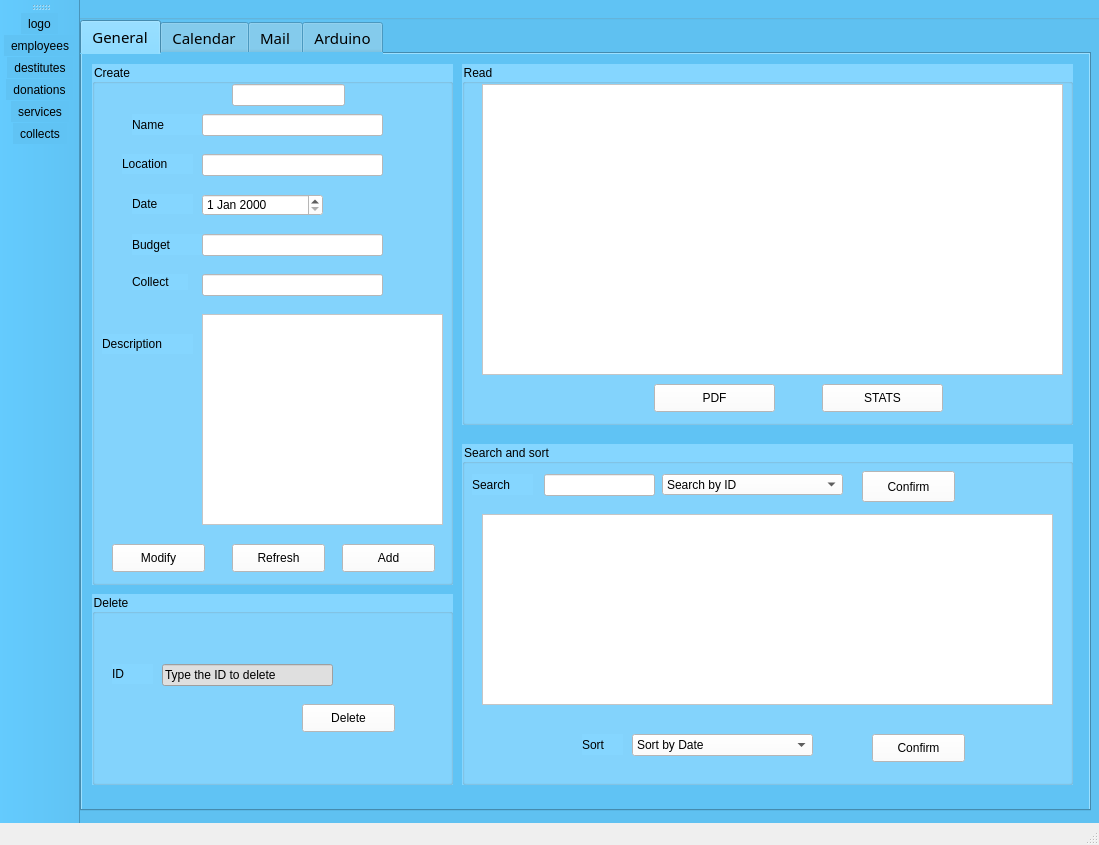
<?xml version="1.0" encoding="UTF-8"?>
<ui version="4.0">
 <class>CollectsMainWindow</class>
 <widget class="QMainWindow" name="CollectsMainWindow">
  <property name="geometry">
   <rect>
    <x>0</x>
    <y>0</y>
    <width>1099</width>
    <height>845</height>
   </rect>
  </property>
  <property name="windowTitle">
   <string>MainWindow</string>
  </property>
  <property name="styleSheet">
   <string notr="true"/>
  </property>
  <widget class="QWidget" name="centralwidget">
   <widget class="QGroupBox" name="groupBox">
    <property name="geometry">
     <rect>
      <x>-150</x>
      <y>0</y>
      <width>1181</width>
      <height>871</height>
     </rect>
    </property>
    <property name="autoFillBackground">
     <bool>false</bool>
    </property>
    <property name="styleSheet">
     <string notr="true">color: rgb(0, 0, 0);
background-color: rgb(96, 195, 244);</string>
    </property>
    <property name="title">
     <string>The APP</string>
    </property>
    <widget class="QTabWidget" name="tabWidget">
     <property name="geometry">
      <rect>
       <x>150</x>
       <y>20</y>
       <width>1011</width>
       <height>791</height>
      </rect>
     </property>
     <property name="sizePolicy">
      <sizepolicy hsizetype="Expanding" vsizetype="Ignored">
       <horstretch>0</horstretch>
       <verstretch>0</verstretch>
      </sizepolicy>
     </property>
     <property name="font">
      <font>
       <family>Poppins</family>
       <pointsize>11</pointsize>
       <weight>50</weight>
       <bold>false</bold>
      </font>
     </property>
     <property name="currentIndex">
      <number>0</number>
     </property>
     <widget class="QWidget" name="general">
      <attribute name="title">
       <string>General</string>
      </attribute>
      <widget class="QGroupBox" name="groupBox_2">
       <property name="geometry">
        <rect>
         <x>10</x>
         <y>10</y>
         <width>361</width>
         <height>521</height>
        </rect>
       </property>
       <property name="styleSheet">
        <string notr="true">background-color: rgb(133, 214, 255);
font: 9pt &quot;Poppins&quot;;
</string>
       </property>
       <property name="title">
        <string>Create</string>
       </property>
       <widget class="QLabel" name="label">
        <property name="geometry">
         <rect>
          <x>40</x>
          <y>50</y>
          <width>81</width>
          <height>21</height>
         </rect>
        </property>
        <property name="text">
         <string>Name</string>
        </property>
       </widget>
       <widget class="QLabel" name="label_2">
        <property name="geometry">
         <rect>
          <x>10</x>
          <y>270</y>
          <width>91</width>
          <height>20</height>
         </rect>
        </property>
        <property name="text">
         <string>Description</string>
        </property>
       </widget>
       <widget class="QLabel" name="label_3">
        <property name="geometry">
         <rect>
          <x>40</x>
          <y>130</y>
          <width>61</width>
          <height>20</height>
         </rect>
        </property>
        <property name="text">
         <string>Date</string>
        </property>
       </widget>
       <widget class="QLabel" name="label_4">
        <property name="geometry">
         <rect>
          <x>30</x>
          <y>90</y>
          <width>71</width>
          <height>20</height>
         </rect>
        </property>
        <property name="text">
         <string>Location</string>
        </property>
       </widget>
       <widget class="QLabel" name="label_5">
        <property name="geometry">
         <rect>
          <x>40</x>
          <y>170</y>
          <width>71</width>
          <height>21</height>
         </rect>
        </property>
        <property name="text">
         <string>Budget</string>
        </property>
       </widget>
       <widget class="QLineEdit" name="le_name">
        <property name="geometry">
         <rect>
          <x>110</x>
          <y>50</y>
          <width>181</width>
          <height>22</height>
         </rect>
        </property>
        <property name="styleSheet">
         <string notr="true">background-color: rgb(255, 255, 255);</string>
        </property>
       </widget>
       <widget class="QDateEdit" name="le_date">
        <property name="geometry">
         <rect>
          <x>110</x>
          <y>130</y>
          <width>121</width>
          <height>22</height>
         </rect>
        </property>
        <property name="styleSheet">
         <string notr="true">background-color: rgb(255, 255, 255);</string>
        </property>
       </widget>
       <widget class="QLineEdit" name="le_location">
        <property name="geometry">
         <rect>
          <x>110</x>
          <y>90</y>
          <width>181</width>
          <height>22</height>
         </rect>
        </property>
        <property name="styleSheet">
         <string notr="true">background-color: rgb(255, 255, 255);</string>
        </property>
       </widget>
       <widget class="QLineEdit" name="le_budget">
        <property name="geometry">
         <rect>
          <x>110</x>
          <y>170</y>
          <width>181</width>
          <height>22</height>
         </rect>
        </property>
        <property name="styleSheet">
         <string notr="true">background-color: rgb(255, 255, 255);</string>
        </property>
       </widget>
       <widget class="QPushButton" name="pushButton_ajouter">
        <property name="geometry">
         <rect>
          <x>250</x>
          <y>480</y>
          <width>93</width>
          <height>28</height>
         </rect>
        </property>
        <property name="styleSheet">
         <string notr="true">background-color: rgb(255, 255, 255);</string>
        </property>
        <property name="text">
         <string>Add</string>
        </property>
       </widget>
       <widget class="QLabel" name="label_9">
        <property name="geometry">
         <rect>
          <x>40</x>
          <y>210</y>
          <width>56</width>
          <height>16</height>
         </rect>
        </property>
        <property name="text">
         <string>Collect</string>
        </property>
       </widget>
       <widget class="QLineEdit" name="le_collect">
        <property name="geometry">
         <rect>
          <x>110</x>
          <y>210</y>
          <width>181</width>
          <height>22</height>
         </rect>
        </property>
        <property name="styleSheet">
         <string notr="true">background-color: rgb(255, 255, 255);</string>
        </property>
       </widget>
       <widget class="QPushButton" name="pb_modifier">
        <property name="geometry">
         <rect>
          <x>20</x>
          <y>480</y>
          <width>93</width>
          <height>28</height>
         </rect>
        </property>
        <property name="styleSheet">
         <string notr="true">background-color: rgb(255, 255, 255);</string>
        </property>
        <property name="text">
         <string>Modify</string>
        </property>
       </widget>
       <widget class="QLineEdit" name="le_ID">
        <property name="geometry">
         <rect>
          <x>140</x>
          <y>20</y>
          <width>113</width>
          <height>22</height>
         </rect>
        </property>
        <property name="styleSheet">
         <string notr="true">background-color: rgb(255, 255, 255);</string>
        </property>
       </widget>
       <widget class="QPushButton" name="refresh">
        <property name="geometry">
         <rect>
          <x>140</x>
          <y>480</y>
          <width>93</width>
          <height>28</height>
         </rect>
        </property>
        <property name="styleSheet">
         <string notr="true">background-color: rgb(255, 255, 255);</string>
        </property>
        <property name="text">
         <string>Refresh</string>
        </property>
       </widget>
       <widget class="QTextEdit" name="le_des">
        <property name="geometry">
         <rect>
          <x>110</x>
          <y>250</y>
          <width>241</width>
          <height>211</height>
         </rect>
        </property>
        <property name="styleSheet">
         <string notr="true">background-color: rgb(255, 255, 255);</string>
        </property>
       </widget>
      </widget>
      <widget class="QGroupBox" name="groupBox_6">
       <property name="geometry">
        <rect>
         <x>380</x>
         <y>10</y>
         <width>611</width>
         <height>361</height>
        </rect>
       </property>
       <property name="styleSheet">
        <string notr="true">background-color: rgb(133, 214, 255);
font: 9pt &quot;Poppins&quot;;</string>
       </property>
       <property name="title">
        <string>Read</string>
       </property>
       <widget class="QTableView" name="tab_read">
        <property name="geometry">
         <rect>
          <x>20</x>
          <y>20</y>
          <width>581</width>
          <height>291</height>
         </rect>
        </property>
        <property name="styleSheet">
         <string notr="true">background-color: rgb(255, 255, 255);</string>
        </property>
       </widget>
       <widget class="QPushButton" name="pdf">
        <property name="geometry">
         <rect>
          <x>192</x>
          <y>320</y>
          <width>121</width>
          <height>28</height>
         </rect>
        </property>
        <property name="styleSheet">
         <string notr="true">background-color: rgb(255, 255, 255);</string>
        </property>
        <property name="text">
         <string>PDF</string>
        </property>
       </widget>
       <widget class="QPushButton" name="stats">
        <property name="geometry">
         <rect>
          <x>360</x>
          <y>320</y>
          <width>121</width>
          <height>28</height>
         </rect>
        </property>
        <property name="styleSheet">
         <string notr="true">background-color: rgb(255, 255, 255);</string>
        </property>
        <property name="text">
         <string>STATS</string>
        </property>
       </widget>
      </widget>
      <widget class="QGroupBox" name="groupBox_7">
       <property name="geometry">
        <rect>
         <x>10</x>
         <y>540</y>
         <width>361</width>
         <height>191</height>
        </rect>
       </property>
       <property name="styleSheet">
        <string notr="true">background-color: rgb(133, 214, 255);
font: 9pt &quot;Poppins&quot;;</string>
       </property>
       <property name="title">
        <string>Delete</string>
       </property>
       <widget class="QPushButton" name="pushButton_supprimer">
        <property name="geometry">
         <rect>
          <x>210</x>
          <y>110</y>
          <width>93</width>
          <height>28</height>
         </rect>
        </property>
        <property name="styleSheet">
         <string notr="true">background-color: rgb(255, 255, 255);</string>
        </property>
        <property name="text">
         <string>Delete</string>
        </property>
       </widget>
       <widget class="QLineEdit" name="le_IDS">
        <property name="geometry">
         <rect>
          <x>70</x>
          <y>70</y>
          <width>171</width>
          <height>22</height>
         </rect>
        </property>
        <property name="styleSheet">
         <string notr="true">background-color: rgb(223, 223, 223);</string>
        </property>
        <property name="text">
         <string>Type the ID to delete</string>
        </property>
       </widget>
       <widget class="QLabel" name="label_10">
        <property name="geometry">
         <rect>
          <x>20</x>
          <y>70</y>
          <width>41</width>
          <height>20</height>
         </rect>
        </property>
        <property name="text">
         <string>ID</string>
        </property>
       </widget>
      </widget>
      <widget class="QGroupBox" name="groupBox_8">
       <property name="geometry">
        <rect>
         <x>380</x>
         <y>390</y>
         <width>611</width>
         <height>341</height>
        </rect>
       </property>
       <property name="styleSheet">
        <string notr="true">background-color: rgb(133, 214, 255);
font: 9pt &quot;Poppins&quot;;</string>
       </property>
       <property name="title">
        <string>Search and sort</string>
       </property>
       <widget class="QComboBox" name="comboBox_3">
        <property name="geometry">
         <rect>
          <x>200</x>
          <y>30</y>
          <width>181</width>
          <height>21</height>
         </rect>
        </property>
        <property name="styleSheet">
         <string notr="true">background-color: rgb(255, 255, 255);</string>
        </property>
        <property name="currentText">
         <string>Search by ID</string>
        </property>
        <item>
         <property name="text">
          <string>Search by ID</string>
         </property>
        </item>
        <item>
         <property name="text">
          <string>Search by Date</string>
         </property>
        </item>
        <item>
         <property name="text">
          <string>Search by Name</string>
         </property>
        </item>
       </widget>
       <widget class="QComboBox" name="comboBox">
        <property name="geometry">
         <rect>
          <x>170</x>
          <y>290</y>
          <width>181</width>
          <height>22</height>
         </rect>
        </property>
        <property name="styleSheet">
         <string notr="true">background-color: rgb(255, 255, 255);</string>
        </property>
        <item>
         <property name="text">
          <string>Sort by Date</string>
         </property>
        </item>
        <item>
         <property name="text">
          <string>Sort by Cost</string>
         </property>
        </item>
        <item>
         <property name="text">
          <string>Sort by Collects(earnings)</string>
         </property>
        </item>
       </widget>
       <widget class="QTableView" name="tab_recherche">
        <property name="geometry">
         <rect>
          <x>20</x>
          <y>70</y>
          <width>571</width>
          <height>191</height>
         </rect>
        </property>
        <property name="styleSheet">
         <string notr="true">background-color: rgb(255, 255, 255);</string>
        </property>
       </widget>
       <widget class="QLineEdit" name="le_search">
        <property name="geometry">
         <rect>
          <x>82</x>
          <y>30</y>
          <width>111</width>
          <height>22</height>
         </rect>
        </property>
        <property name="styleSheet">
         <string notr="true">background-color: rgb(255, 255, 255);</string>
        </property>
       </widget>
       <widget class="QPushButton" name="confirm_search">
        <property name="geometry">
         <rect>
          <x>400</x>
          <y>27</y>
          <width>93</width>
          <height>31</height>
         </rect>
        </property>
        <property name="styleSheet">
         <string notr="true">background-color: rgb(255, 255, 255);</string>
        </property>
        <property name="text">
         <string>Confirm</string>
        </property>
       </widget>
       <widget class="QPushButton" name="confirm_sort">
        <property name="geometry">
         <rect>
          <x>410</x>
          <y>290</y>
          <width>93</width>
          <height>28</height>
         </rect>
        </property>
        <property name="styleSheet">
         <string notr="true">background-color: rgb(255, 255, 255);</string>
        </property>
        <property name="text">
         <string>Confirm</string>
        </property>
       </widget>
       <widget class="QLabel" name="label_11">
        <property name="geometry">
         <rect>
          <x>10</x>
          <y>30</y>
          <width>61</width>
          <height>21</height>
         </rect>
        </property>
        <property name="text">
         <string>Search</string>
        </property>
       </widget>
       <widget class="QLabel" name="label_13">
        <property name="geometry">
         <rect>
          <x>120</x>
          <y>290</y>
          <width>41</width>
          <height>21</height>
         </rect>
        </property>
        <property name="text">
         <string>Sort</string>
        </property>
       </widget>
      </widget>
     </widget>
     <widget class="QWidget" name="calendar">
      <attribute name="title">
       <string>Calendar</string>
      </attribute>
      <widget class="QLabel" name="label_7">
       <property name="geometry">
        <rect>
         <x>450</x>
         <y>20</y>
         <width>131</width>
         <height>31</height>
        </rect>
       </property>
       <property name="font">
        <font>
         <family>Poppins</family>
        </font>
       </property>
       <property name="text">
        <string>&lt;html&gt;&lt;head/&gt;&lt;body&gt;&lt;p&gt;&lt;span style=&quot; font-size:14pt;&quot;&gt;Calendar&lt;/span&gt;&lt;/p&gt;&lt;/body&gt;&lt;/html&gt;</string>
       </property>
      </widget>
      <widget class="QCalendarWidget" name="calendarWidget">
       <property name="geometry">
        <rect>
         <x>20</x>
         <y>60</y>
         <width>961</width>
         <height>541</height>
        </rect>
       </property>
       <property name="styleSheet">
        <string notr="true">QCalendarWidget {
    font-size: 14px;
	font: 10pt &quot;Poppins&quot;;
    background-color: #FFFFFF;
    border: none;
    color: #000000;
}

QCalendarWidget QToolButton {
    font-size: 14px;
    color: #000000;
}

QCalendarWidget QTableView {
    selection-background-color: #3B82F6;
    selection-color: #FFFFFF;
}

QCalendarWidget QTableView::item {
    border: none;
}

QCalendarWidget QWidget#qt_calendar_navigationbar {
    color: #000000;
}

QCalendarWidget QMenu {
    background-color: #FFFFFF;
    border: none;
}

QCalendarWidget QMenu::item {
    padding: 2px 8px;
}

QCalendarWidget QMenu::item:selected {
    background-color: #3B82F6;
    color: #FFFFFF;
}
</string>
       </property>
      </widget>
      <widget class="QLineEdit" name="eventLineEdit">
       <property name="geometry">
        <rect>
         <x>20</x>
         <y>640</y>
         <width>961</width>
         <height>41</height>
        </rect>
       </property>
       <property name="styleSheet">
        <string notr="true">background-color: rgb(255, 255, 255);</string>
       </property>
      </widget>
     </widget>
     <widget class="QWidget" name="tab">
      <attribute name="title">
       <string>Mail</string>
      </attribute>
      <widget class="QGroupBox" name="mailbox">
       <property name="geometry">
        <rect>
         <x>60</x>
         <y>120</y>
         <width>911</width>
         <height>501</height>
        </rect>
       </property>
       <property name="styleSheet">
        <string notr="true">font: 12pt &quot;Poppins&quot;;</string>
       </property>
       <layout class="QFormLayout" name="formLayout">
        <property name="fieldGrowthPolicy">
         <enum>QFormLayout::ExpandingFieldsGrow</enum>
        </property>
        <property name="rowWrapPolicy">
         <enum>QFormLayout::WrapLongRows</enum>
        </property>
        <property name="verticalSpacing">
         <number>9</number>
        </property>
        <item row="8" column="0">
         <widget class="QLabel" name="label_18">
          <property name="styleSheet">
           <string notr="true">font: 12pt &quot;Poppins&quot;;</string>
          </property>
          <property name="text">
           <string>Message:</string>
          </property>
         </widget>
        </item>
        <item row="8" column="1">
         <widget class="QPlainTextEdit" name="msg">
          <property name="styleSheet">
           <string notr="true">background-color: rgb(255, 255, 255);</string>
          </property>
         </widget>
        </item>
        <item row="3" column="0">
         <widget class="QLabel" name="label_15">
          <property name="text">
           <string>Password:</string>
          </property>
         </widget>
        </item>
        <item row="3" column="1">
         <widget class="QLineEdit" name="paswd">
          <property name="styleSheet">
           <string notr="true">background-color: rgb(255, 255, 255);</string>
          </property>
          <property name="inputMask">
           <string/>
          </property>
          <property name="echoMode">
           <enum>QLineEdit::Password</enum>
          </property>
         </widget>
        </item>
        <item row="4" column="0">
         <widget class="QLabel" name="label_16">
          <property name="text">
           <string>Recipant to:</string>
          </property>
         </widget>
        </item>
        <item row="4" column="1">
         <widget class="QLineEdit" name="rcpt">
          <property name="styleSheet">
           <string notr="true">background-color: rgb(255, 255, 255);</string>
          </property>
         </widget>
        </item>
        <item row="2" column="0">
         <widget class="QLabel" name="label_14">
          <property name="text">
           <string>Username:</string>
          </property>
         </widget>
        </item>
        <item row="2" column="1">
         <widget class="QLineEdit" name="uname">
          <property name="styleSheet">
           <string notr="true">background-color: rgb(255, 255, 255);</string>
          </property>
         </widget>
        </item>
        <item row="6" column="1">
         <widget class="QLineEdit" name="subject">
          <property name="styleSheet">
           <string notr="true">background-color: rgb(255, 255, 255);</string>
          </property>
         </widget>
        </item>
        <item row="6" column="0">
         <widget class="QLabel" name="label_17">
          <property name="text">
           <string>Subject:</string>
          </property>
         </widget>
        </item>
       </layout>
      </widget>
      <widget class="QWidget" name="widget_2" native="true">
       <property name="geometry">
        <rect>
         <x>320</x>
         <y>620</y>
         <width>371</width>
         <height>61</height>
        </rect>
       </property>
       <property name="styleSheet">
        <string notr="true">font: 10pt &quot;Poppins&quot;;</string>
       </property>
       <layout class="QHBoxLayout" name="horizontalLayout">
        <item>
         <widget class="QPushButton" name="sendBtn">
          <property name="text">
           <string>Send</string>
          </property>
         </widget>
        </item>
       </layout>
      </widget>
      <widget class="QLabel" name="label_6">
       <property name="geometry">
        <rect>
         <x>350</x>
         <y>35</y>
         <width>321</width>
         <height>31</height>
        </rect>
       </property>
       <property name="font">
        <font>
         <family>Poppins</family>
         <pointsize>16</pointsize>
        </font>
       </property>
       <property name="text">
        <string>Write an Email here</string>
       </property>
      </widget>
     </widget>
     <widget class="QWidget" name="tab_2">
      <attribute name="title">
       <string>Arduino</string>
      </attribute>
      <widget class="QPushButton" name="arduino1">
       <property name="geometry">
        <rect>
         <x>360</x>
         <y>250</y>
         <width>221</width>
         <height>41</height>
        </rect>
       </property>
       <property name="text">
        <string>Submit</string>
       </property>
      </widget>
      <widget class="QLabel" name="label_8">
       <property name="geometry">
        <rect>
         <x>350</x>
         <y>120</y>
         <width>291</width>
         <height>91</height>
        </rect>
       </property>
       <property name="font">
        <font>
         <family>Poppins</family>
         <pointsize>16</pointsize>
        </font>
       </property>
       <property name="text">
        <string>STOCK VERFICATOR</string>
       </property>
      </widget>
      <widget class="QPushButton" name="changeButton">
       <property name="geometry">
        <rect>
         <x>270</x>
         <y>400</y>
         <width>93</width>
         <height>28</height>
        </rect>
       </property>
       <property name="text">
        <string>PushButton</string>
       </property>
      </widget>
     </widget>
    </widget>
   </widget>
  </widget>
  <widget class="QStatusBar" name="statusbar"/>
  <widget class="QToolBar" name="toolBar">
   <property name="windowTitle">
    <string>toolBar</string>
   </property>
   <property name="styleSheet">
    <string notr="true">background-color: rgb(96, 195, 244);</string>
   </property>
   <property name="iconSize">
    <size>
     <width>100</width>
     <height>100</height>
    </size>
   </property>
   <attribute name="toolBarArea">
    <enum>LeftToolBarArea</enum>
   </attribute>
   <attribute name="toolBarBreak">
    <bool>false</bool>
   </attribute>
   <addaction name="actionlogo"/>
   <addaction name="actionemployees"/>
   <addaction name="actiondestitutes"/>
   <addaction name="actiondonations"/>
   <addaction name="actionservices"/>
   <addaction name="actioncollects"/>
  </widget>
  <action name="actionlogo">
   <property name="icon">
    <iconset resource="res.qrc">
     <normaloff>:/images/logo application.png</normaloff>:/images/logo application.png</iconset>
   </property>
   <property name="text">
    <string>logo</string>
   </property>
   <property name="toolTip">
    <string>logo</string>
   </property>
  </action>
  <action name="actionemployees">
   <property name="icon">
    <iconset resource="res.qrc">
     <normaloff>:/images/xxxxxxxxx-01.png</normaloff>:/images/xxxxxxxxx-01.png</iconset>
   </property>
   <property name="text">
    <string>employees</string>
   </property>
  </action>
  <action name="actionservices">
   <property name="icon">
    <iconset resource="res.qrc">
     <normaloff>:/images/xxxxxxccccccccccccc-01.png</normaloff>:/images/xxxxxxccccccccccccc-01.png</iconset>
   </property>
   <property name="text">
    <string>services</string>
   </property>
  </action>
  <action name="actiondonations">
   <property name="icon">
    <iconset resource="res.qrc">
     <normaloff>:/images/sdf1-01.png</normaloff>:/images/sdf1-01.png</iconset>
   </property>
   <property name="text">
    <string>donations</string>
   </property>
  </action>
  <action name="actioncollects">
   <property name="icon">
    <iconset resource="res.qrc">
     <normaloff>:/images/qsdfg-01.png</normaloff>:/images/qsdfg-01.png</iconset>
   </property>
   <property name="text">
    <string>collects</string>
   </property>
  </action>
  <action name="actiondestitutes">
   <property name="icon">
    <iconset resource="res.qrc">
     <normaloff>:/images/Untitled-1-01.png</normaloff>:/images/Untitled-1-01.png</iconset>
   </property>
   <property name="text">
    <string>destitutes</string>
   </property>
  </action>
 </widget>
 <resources>
  <include location="res.qrc"/>
 </resources>
 <connections/>
</ui>
